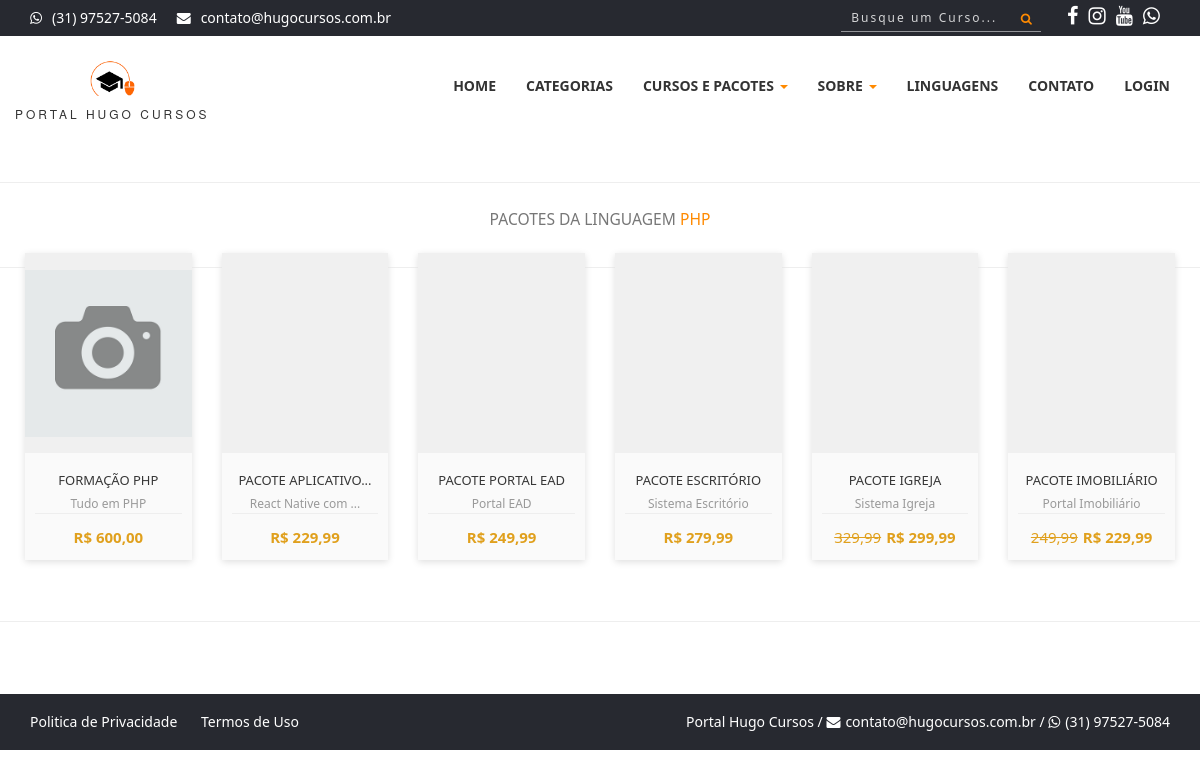
The page /linguagem-php on the database its author committed.
### tables this page shows
CREATE TABLE `config` (
  `id` int(11) NOT NULL AUTO_INCREMENT,
  `nome_sistema` varchar(50) NOT NULL,
  `tel_sistema` varchar(20) NOT NULL,
  `email_sistema` varchar(50) NOT NULL,
  `cnpj_sistema` varchar(25) DEFAULT NULL,
  `tipo_chave_pix` varchar(25) DEFAULT NULL,
  `chave_pix` varchar(100) DEFAULT NULL,
  `logo` varchar(20) NOT NULL,
  `icone` varchar(20) NOT NULL,
  `logo_rel` varchar(20) NOT NULL,
  `qrcode_pix` varchar(20) DEFAULT NULL,
  `facebook` varchar(120) DEFAULT NULL,
  `instagram` varchar(120) DEFAULT NULL,
  `youtube` varchar(120) DEFAULT NULL,
  `itens_pag` int(11) NOT NULL,
  `video_sobre` varchar(100) DEFAULT NULL,
  `itens_relacionados` int(11) NOT NULL,
  `aulas_liberadas` int(11) NOT NULL,
  `desconto_pix` int(11) NOT NULL,
  `email_adm_mat` varchar(5) DEFAULT NULL,
  `cartoes_fidelidade` int(11) NOT NULL,
  `taxa_boleto` decimal(8,2) NOT NULL,
  `taxa_mp` decimal(8,2) NOT NULL,
  `taxa_paypal` decimal(8,2) NOT NULL,
  `valor_max_cartao` decimal(8,2) NOT NULL,
  `total_emails_por_envio` int(11) NOT NULL,
  `intervalo_envio_email` int(11) NOT NULL,
  `script_dia` date DEFAULT NULL,
  `dias_email_matricula` int(11) NOT NULL,
  `dias_excluir_matricula` int(11) NOT NULL,
  `professor_cad` varchar(5) NOT NULL,
  `comissao_professor` int(11) NOT NULL,
  `dia_pgto_comissao` int(11) NOT NULL,
  PRIMARY KEY (`id`)
);

CREATE TABLE `linguagens` (
  `id` int(11) NOT NULL AUTO_INCREMENT,
  `nome` varchar(50) NOT NULL,
  `descricao` varchar(50) NOT NULL,
  `imagem` varchar(100) NOT NULL,
  `nome_url` varchar(100) DEFAULT NULL,
  PRIMARY KEY (`id`)
);

CREATE TABLE `pacotes` (
  `id` int(11) NOT NULL AUTO_INCREMENT,
  `nome` varchar(35) NOT NULL,
  `desc_rapida` varchar(40) NOT NULL,
  `desc_longa` text DEFAULT NULL,
  `valor` decimal(8,2) NOT NULL,
  `professor` int(11) NOT NULL,
  `imagem` varchar(100) DEFAULT NULL,
  `grupo` int(11) NOT NULL,
  `ano` int(11) NOT NULL,
  `palavras` varchar(255) DEFAULT NULL,
  `nome_url` varchar(150) NOT NULL,
  `video` varchar(150) DEFAULT NULL,
  `linguagem` int(11) NOT NULL,
  `promocao` decimal(8,2) NOT NULL,
  `matriculas` int(11) NOT NULL,
  `comissao` int(11) NOT NULL,
  PRIMARY KEY (`id`)
);

### sistema/conexao.php (called while the page is built, shortened)
<?php
$usuario = 'root';
$senha = '';
$banco = 'portal';
$servidor = 'localhost';
try {
	$pdo = new PDO("mysql:dbname=$banco;host=$servidor", "$usuario", "$senha");
} catch (Exception $e) {
	echo 'Erro ao conectar ao banco de dados!<br><br>'.$e;
}
$nome_sistema = 'Portal Hugo Cursos';
$email_sistema = 'contato@hugocursos.com.br';
$tel_sistema = '(31) 00000-0000';
$query = $pdo->query("SELECT * FROM config");
$res = $query->fetchAll(PDO::FETCH_ASSOC);
if(@count($res) == 0){
	$pdo->query("INSERT INTO config SET nome_sistema = '$nome_sistema', tel_sistema = '$tel_sistema', email_sistema = '$email_sistema', logo = 'logo.png', icone = 'favicon.ico', logo_rel = 'logo.jpg', itens_pag = '18', cartoes_fidelidade = '5', valor_max_cartao = '100', total_emails_por_envio = '480', intervalo_envio_email = '70', dias_email_matricula = '3', dias_excluir_matricula = '30', script_dia = curDate(), questionario = 'Sim', media = '60' ");
}else{
$nome_sistema = $res[0]['nome_sistema'];
$email_sistema = $res[0]['email_sistema'];
$tel_sistema = $res[0]['tel_sistema'];
$facebook_sistema = $res[0]['facebook'];
$instagram_sistema = $res[0]['instagram'];
$youtube_sistema = $res[0]['youtube'];
$tel_whatsapp = '55'.preg_replace('/[ ()-]+/' , '' , $tel_sistema);
}
 ?>

### linguagem.php (the view, shortened to what this page needs)
<?php
require_once("cabecalho.php");
$url = $_GET['url'];
$query = $pdo->query("SELECT * FROM linguagens where nome_url = '$url'");
$res = $query->fetchAll(PDO::FETCH_ASSOC);
$id_cat = $res[0]['id'];
$nome_cat = $res[0]['nome'];
$query = $pdo->query("SELECT * FROM pacotes where linguagem = '$id_cat' ORDER BY id desc");
$res = $query->fetchAll(PDO::FETCH_ASSOC);
$total_reg = @count($res);
if($total_reg > 0){
   ?>
<br>
<hr>
    <div class="section-heading text-center">
                <div class="col-md-12 col-xs-12">
                <h3><small>Pacotes da Linguagem <span><?php echo $nome_cat ?></span></small></h3>
            </div>
        </div>
        <hr>
      <div class="row" style="margin-left:10px; margin-right:10px; margin-top:-50px;">
                 <?php
                    for($i=0; $i < $total_reg; $i++){
                $nome = $res[$i]['nome'];
                $desc_rapida = $res[$i]['desc_rapida'];
                  $desc_rapida = mb_strimwidth($desc_rapida, 0, 20, "...");
                  $nome = mb_strimwidth($nome, 0, 20, "...");
                $valor = $res[$i]['valor'];
                $foto = $res[$i]['imagem'];
                $promocao = $res[$i]['promocao'];
                $url = $res[$i]['nome_url'];
    $valorF = number_format($valor, 2, ',', '.');
                $promocaoF = number_format($promocao, 2, ',', '.');
                  ?>
                <div class="col-md-2 col-sm-6 col-xs-6">
                <div class="product-card">
                    <div class="product-tumb">
                        <a href="cursos-do-<?php echo $url ?>"><img src="sistema/painel-admin/img/pacotes/<?php echo $foto ?>" alt="" width="100%"></a>
                    </div>
                    <div class="product-details">
                        <h4><a href="cursos-do-<?php echo $url ?>"><?php echo $nome ?></a></h4>
                        <p><?php echo $desc_rapida ?></p>
                         <?php if($promocao > 0){ ?>
                                <div class="product-bottom-details">
                                    <div class="product-price-menor"><small><?php echo $valorF ?></small>R$ <?php echo $promocaoF ?></div>
                                </div>
                            <?php }else{?>
                                <div class="product-bottom-details">
                                    <div class="product-price-menor">R$ <?php echo $valorF ?></div>
                                </div>
                            <?php } ?>
                    </div>
                </div>
               </div>
           <?php } ?>
               </div>
        <?php }else{
        	echo '<br><br><p align="center">Nenhum pacote cadastrado para essa linguagem!</p>';
        } ?>
 <br><hr>
<br><br>
<?php
require_once("rodape.php");
?>

### cabecalho.php (shortened to what this page needs)
<?php
require_once("sistema/conexao.php");
$login = 'Login';
$painel = 'sistema';
$index = '';
$categorias = '';
$cursos = '';
$sobre = '';
$linguagens = '';
$contatos = '';
?>
<!DOCTYPE html>
<html>
<head>
    <link rel="stylesheet" href="https://cdnjs.cloudflare.com/ajax/libs/font-awesome/4.5.0/css/font-awesome.min.css">
    <link rel="stylesheet" href="scss/main.css">
    <link rel="stylesheet" href="scss/skin.css">
    <link rel="stylesheet" href="scss/card.css">
    <link rel="stylesheet" href="scss/curso.css">
</head>
<body id="wrapper">
    <section id="top-header">
        <div class="container">
            <div class="row">
                <div class="col-md-7 col-sm-7 col-xs-7 top-header-links">
                    <ul class="contact_links">
                        <li><i class="fa fa-whatsapp"></i><a href="http://api.whatsapp.com/send?1=pt_BR&phone=<?php echo $tel_whatsapp ?>" target="_blank"><?php echo $tel_sistema ?></a></li>
                        <li><i class="fa fa-envelope"></i><a href="#"><?php echo $email_sistema ?></a></li>
                    </ul>
                </div>
                <div class="col-md-5 col-sm-12 col-xs-12 social">
                    <ul class="social_links">
                        <li><a href="<?php echo $facebook_sistema ?>" title="Nossa Página no Facebook" target="_blank"><i class="fa fa-facebook"></i></a></li>
                        <li><a href="<?php echo $instagram_sistema ?>" title="Nossa Página no Instagram" target="_blank"><i class="fa fa-instagram"></i></a></li>
                        <li><a href="<?php echo $youtube_sistema ?>" title="Nosso canal no Youtube" target="_blank"><i class="fa fa-youtube"></i></a></li>
                        <li><a href="http://api.whatsapp.com/send?1=pt_BR&phone=<?php echo $tel_whatsapp ?>" title="Chamar no Whatsapp" target="_blank"><i class="fa fa-whatsapp"></i></a></li>
                    </ul>
                    <div class="search-box ">
                        <button class="btn-search"><i class="fa fa-search"></i></button>
                        <input onkeyup="listarCab()" name="buscar_cab" id="buscar_cab" type="text" class="input-search" placeholder="Busque um Curso...">
                    </div>
                </div>
            </div>
        </div>
    </section>
    <header>
        <nav class="navbar navbar-inverse" style="z-index: 1000">
            <div class="container">
                <div class="row">
                    <div class="navbar-header">
                        <a class="navbar-brand" href="./">
                            <h1> <img src="sistema/img/logo.png" width="45px"></h1><span><?php echo $nome_sistema ?></span></a>
                        </div>
                        <div id="navbar" class="collapse navbar-collapse navbar-right">
                            <ul class="nav navbar-nav">
                                <li class="<?php echo $index ?>"><a href="./">Home</a></li>
                                <li class="<?php echo $categorias ?>"><a href="categorias">Categorias</a></li>
                                <li class="dropdown <?php echo $cursos ?>">
                                    <a href="#" class="dropdown-toggle" data-toggle="dropdown" role="button" aria-haspopup="true" aria-expanded="false">Cursos e Pacotes <span class="caret"></span></a>
                               </li>
                                <li class="dropdown <?php echo $sobre ?>">
                                    <a href="#" class="dropdown-toggle" data-toggle="dropdown" role="button" aria-haspopup="true" aria-expanded="false">Sobre <span class="caret"></span></a>
                               </li>
                               <li class=" <?php echo $linguagens ?>"><a href="linguagens">Linguagens</a></li>
                               <li class=" <?php echo $contatos ?>"><a href="contatos">Contato</a></li>
                               <li><a target="_blank" href="<?php echo $painel ?>"><?php echo $login ?></a></li>
                           </ul>
                       </div>
                   </div>
               </div>
           </nav>
       </header>
    <div id="area-conteudo">

### rodape.php (shortened to what this page needs)
<?php
require_once("sistema/conexao.php");
?>
</div>
   <section id="bottom-footer">
        <div class="container">
            <div class="row">
                <div class="col-md-6 col-sm-6 col-xs-12 btm-footer-links ocultar-mobile">
                    <a href="politica">Politica de Privacidade</a>
                    <a href="temos">Termos de Uso</a>
                </div>
                <div class="col-md-6 col-sm-6 col-xs-12 copyright">
                   <span class="cor-branca ocultar-mobile"><?php echo $nome_sistema ?> / </span>
                   <i class="fa fa-envelope" style="color:#FFF; margin-right:5px">  </i><a href="#" style="color:#FFF"><?php echo $email_sistema ?></a> /
                   <i class="fa fa-whatsapp" style="color:#FFF; margin-right:5px"></i><a href="http://api.whatsapp.com/send?1=pt_BR&phone=<?php echo $tel_whatsapp ?>" target="_blank" style="color:#FFF"><?php echo $tel_sistema ?></a>
                </div>
            </div>
        </div>
    </section>
</html>

### scss/card.css (style rules this page uses)
* { -webkit-box-sizing: border-box; box-sizing: border-box; }
.product-card { width: 100%; position: relative; box-shadow: 0 2px 7px #dfdfdf; margin: 15px auto; background: #fafafa; }
.product-tumb { display: flex; align-items: center; justify-content: center; height: 200px; padding: 0px; background: #f0f0f0; }
.product-tumb img { max-width: 100%; max-height: 100%; }
.product-details { padding: 10px; }
.product-details h4 a { font-weight: 500; display: block; margin-bottom: 5px; text-transform: uppercase; color: #363636; text-decoration: none; transition: 0.3s; text-align:center; font-size:13px; }
.product-details p { font-size: 12px; line-height: 12px; margin-bottom: 3px; color: #999; text-align:center; }
.product-bottom-details { overflow: hidden; border-top: 1px solid #eee; padding-top: 10px; }
.product-bottom-details div { text-align:center; width: 100%; }
.product-price-menor { font-size: 15px; color: #e0a01d; font-weight: 600; }
.product-price-menor small { font-size: 100%; font-weight: 200; text-decoration: line-through; display: inline-block; margin-right: 5px; }

### rows shown on the page
config: tel_sistema "(31) 97527-5084", email_sistema "contato@hugocursos.com.br", nome_sistema "PORTAL HUGO CURSOS", nome_sistema "Portal Hugo Cursos"
linguagens: nome "PHP"
pacotes: imagem (picture), nome "FORMAÇÃO PHP", desc_rapida "Tudo em PHP", valor "600,00"
pacotes: nome "PACOTE APLICATIVO...", desc_rapida "React Native com ...", valor "229,99"
pacotes: nome "PACOTE PORTAL EAD", desc_rapida "Portal EAD", valor "249,99"
pacotes: nome "PACOTE ESCRITÓRIO", desc_rapida "Sistema Escritório", valor "279,99"
pacotes: nome "PACOTE IGREJA", desc_rapida "Sistema Igreja", valor "329,99", promocao "299,99"
pacotes: nome "PACOTE IMOBILIÁRIO", desc_rapida "Portal Imobiliário", valor "249,99", promocao "229,99"

### other values the page prints
$login "LOGIN"
